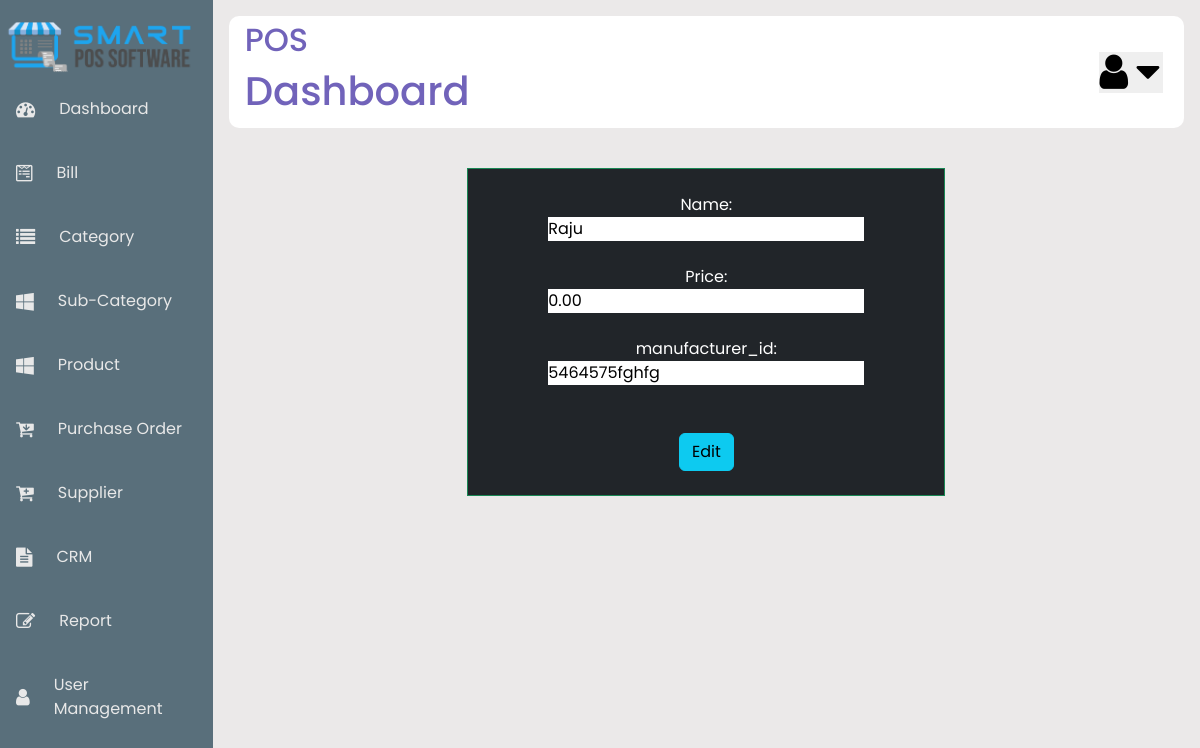
The app's page /edit.php?id=4 with its own data.
### tables this page shows
CREATE TABLE `product` (
  `id` int(100) NOT NULL,
  `name` varchar(50) NOT NULL,
  `price` float(10,2) DEFAULT NULL,
  `manufacturer_id` varchar(50) NOT NULL
);

### edit.php (the view, shortened to what this page needs)
<?php
    include("includes/header.php");
    include("includes/sidebar.php");
    include("includes/nav.php");
?>
<?php
$conn = mysqli_connect('localhost','root','','pos_project');
if ($_GET['id']){
    $getid = $_GET['id'];
   $sql = "SELECT * FROM product WHERE id=$getid";
   $query = mysqli_query($conn, $sql);
   $data = mysqli_fetch_assoc($query);
   $id = $data['id'];
   $name = $data['name'];
   $price = $data['price'];
   $manufac = $data['manufacturer_id'];
}
?>
<head>
<link href="https://cdn.jsdelivr.net/npm/bootstrap@5.3.3/dist/css/bootstrap.min.css" rel="stylesheet">
</head>
   <div class="container">
   <center>
    <div class="row">
        <div class="col-sm-3"></div>
        <div class="col-sm-6 pt-4 mt-4 border border-success bg-dark text-white ">
    <form action="<?php echo $_SERVER['PHP_SELF']?>" method="POST" >
        Name:<br>
        <input type ="text" name ="name" value="<?php echo $name ?>"><br><br>
        Price:<br>
        <input type ="text" name ="price" value="<?php echo $price ?>"><br><br>
        manufacturer_id:<br>
        <input type ="text" name ="manufacturer_id" value="<?php echo $manufac ?>"><br><br>
        <input type ="text" name ="id" value =" <?php echo $id ?>" hidden><br>
        <input type ="submit" name ="edit" value="Edit" class="btn btn-info"><br><br>
    </form>
    </div>
        <div class="col-sm-3"></div>
    </div>
    </center>
   </div>
<?php
    include("includes/footer.php");

### style.css (style rules this page uses)
* { margin: 0; padding: 0; border: none; outline: none; box-sizing: border-box; font-family: 'Poppins', sans-serif; }
body { display: flex; }

### records on screen
product: name "Raju", price "0.00", manufacturer_id "5464575fghfg"
